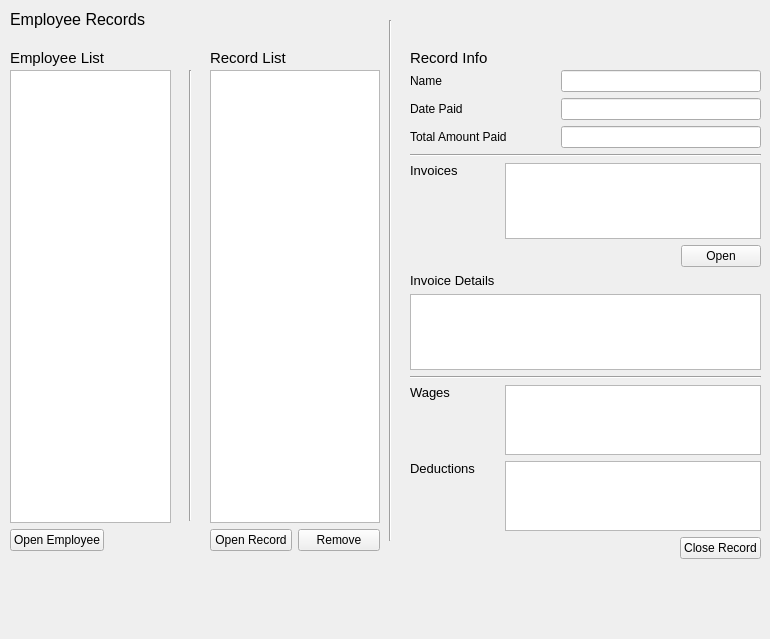
      <widget class="QWidget" name="tab">
       <attribute name="title">
        <string>Records</string>
       </attribute>
       <widget class="Line" name="line_9">
        <property name="geometry">
         <rect>
          <x>180</x>
          <y>70</y>
          <width>20</width>
          <height>451</height>
         </rect>
        </property>
        <property name="orientation">
         <enum>Qt::Vertical</enum>
        </property>
       </widget>
       <widget class="Line" name="line_10">
        <property name="geometry">
         <rect>
          <x>380</x>
          <y>20</y>
          <width>20</width>
          <height>521</height>
         </rect>
        </property>
        <property name="orientation">
         <enum>Qt::Vertical</enum>
        </property>
       </widget>
       <widget class="QLabel" name="label_35">
        <property name="geometry">
         <rect>
          <x>10</x>
          <y>50</y>
          <width>101</width>
          <height>16</height>
         </rect>
        </property>
        <property name="font">
         <font>
          <pointsize>11</pointsize>
         </font>
        </property>
        <property name="text">
         <string>Employee List</string>
        </property>
       </widget>
       <widget class="QLabel" name="label_36">
        <property name="geometry">
         <rect>
          <x>210</x>
          <y>50</y>
          <width>91</width>
          <height>16</height>
         </rect>
        </property>
        <property name="font">
         <font>
          <pointsize>11</pointsize>
         </font>
        </property>
        <property name="text">
         <string>Record List</string>
        </property>
       </widget>
       <widget class="QLabel" name="label_30">
        <property name="geometry">
         <rect>
          <x>10</x>
          <y>10</y>
          <width>136</width>
          <height>19</height>
         </rect>
        </property>
        <property name="font">
         <font>
          <pointsize>12</pointsize>
         </font>
        </property>
        <property name="text">
         <string>Employee Records</string>
        </property>
       </widget>
       <widget class="QWidget" name="layoutWidget">
        <property name="geometry">
         <rect>
          <x>10</x>
          <y>70</y>
          <width>161</width>
          <height>481</height>
         </rect>
        </property>
        <layout class="QVBoxLayout" name="verticalLayout_14">
         <item>
          <widget class="QListWidget" name="recordTable"/>
         </item>
         <item alignment="Qt::AlignLeft">
          <widget class="QPushButton" name="pushButton_17">
           <property name="text">
            <string>Open Employee</string>
           </property>
          </widget>
         </item>
        </layout>
       </widget>
       <widget class="QWidget" name="widget" native="true">
        <property name="geometry">
         <rect>
          <x>300</x>
          <y>550</y>
          <width>120</width>
          <height>80</height>
         </rect>
        </property>
       </widget>
       <widget class="QLabel" name="label_38">
        <property name="geometry">
         <rect>
          <x>410</x>
          <y>50</y>
          <width>101</width>
          <height>16</height>
         </rect>
        </property>
        <property name="font">
         <font>
          <pointsize>11</pointsize>
         </font>
        </property>
        <property name="text">
         <string>Record Info</string>
        </property>
       </widget>
       <widget class="QWidget" name="layoutWidget">
        <property name="geometry">
         <rect>
          <x>210</x>
          <y>70</y>
          <width>170</width>
          <height>481</height>
         </rect>
        </property>
        <layout class="QVBoxLayout" name="verticalLayout_20">
         <item>
          <widget class="QListWidget" name="listWidget_9"/>
         </item>
         <item>
          <layout class="QHBoxLayout" name="horizontalLayout_30">
           <item>
            <widget class="QPushButton" name="pushButton_20">
             <property name="text">
              <string>Open Record</string>
             </property>
            </widget>
           </item>
           <item>
            <widget class="QPushButton" name="pushButton_22">
             <property name="text">
              <string>Remove</string>
             </property>
            </widget>
           </item>
          </layout>
         </item>
        </layout>
       </widget>
       <widget class="QWidget" name="layoutWidget">
        <property name="geometry">
         <rect>
          <x>410</x>
          <y>70</y>
          <width>351</width>
          <height>489</height>
         </rect>
        </property>
        <layout class="QVBoxLayout" name="verticalLayout_19">
         <item>
          <layout class="QHBoxLayout" name="horizontalLayout_17">
           <item>
            <widget class="QLabel" name="label_6">
             <property name="text">
              <string>Name</string>
             </property>
            </widget>
           </item>
           <item alignment="Qt::AlignRight">
            <widget class="QLineEdit" name="lineEdit_8">
             <property name="sizePolicy">
              <sizepolicy hsizetype="Fixed" vsizetype="Fixed">
               <horstretch>0</horstretch>
               <verstretch>0</verstretch>
              </sizepolicy>
             </property>
             <property name="minimumSize">
              <size>
               <width>200</width>
               <height>0</height>
              </size>
             </property>
             <property name="readOnly">
              <bool>true</bool>
             </property>
            </widget>
           </item>
          </layout>
         </item>
         <item>
          <layout class="QHBoxLayout" name="horizontalLayout_26">
           <item>
            <widget class="QLabel" name="label_29">
             <property name="text">
              <string>Date Paid</string>
             </property>
            </widget>
           </item>
           <item alignment="Qt::AlignRight">
            <widget class="QLineEdit" name="lineEdit_9">
             <property name="sizePolicy">
              <sizepolicy hsizetype="Fixed" vsizetype="Fixed">
               <horstretch>0</horstretch>
               <verstretch>0</verstretch>
              </sizepolicy>
             </property>
             <property name="minimumSize">
              <size>
               <width>200</width>
               <height>0</height>
              </size>
             </property>
             <property name="readOnly">
              <bool>true</bool>
             </property>
            </widget>
           </item>
          </layout>
         </item>
         <item>
          <layout class="QHBoxLayout" name="horizontalLayout_25">
           <item>
            <widget class="QLabel" name="label_31">
             <property name="text">
              <string>Total Amount Paid</string>
             </property>
            </widget>
           </item>
           <item>
            <widget class="QLineEdit" name="lineEdit_10">
             <property name="sizePolicy">
              <sizepolicy hsizetype="Fixed" vsizetype="Fixed">
               <horstretch>0</horstretch>
               <verstretch>0</verstretch>
              </sizepolicy>
             </property>
             <property name="minimumSize">
              <size>
               <width>200</width>
               <height>0</height>
              </size>
             </property>
             <property name="readOnly">
              <bool>true</bool>
             </property>
            </widget>
           </item>
          </layout>
         </item>
         <item>
          <layout class="QVBoxLayout" name="verticalLayout_15">
           <item>
            <widget class="Line" name="line_12">
             <property name="orientation">
              <enum>Qt::Horizontal</enum>
             </property>
            </widget>
           </item>
           <item>
            <layout class="QHBoxLayout" name="horizontalLayout_27">
             <item alignment="Qt::AlignTop">
              <widget class="QLabel" name="label_32">
               <property name="font">
                <font>
                 <pointsize>10</pointsize>
                </font>
               </property>
               <property name="text">
                <string>Invoices</string>
               </property>
              </widget>
             </item>
             <item alignment="Qt::AlignRight">
              <widget class="QListWidget" name="listWidget_6"/>
             </item>
            </layout>
           </item>
           <item alignment="Qt::AlignRight">
            <widget class="QPushButton" name="pushButton_19">
             <property name="text">
              <string>Open</string>
             </property>
            </widget>
           </item>
           <item>
            <widget class="QLabel" name="label_37">
             <property name="font">
              <font>
               <pointsize>10</pointsize>
              </font>
             </property>
             <property name="text">
              <string>Invoice Details</string>
             </property>
            </widget>
           </item>
           <item>
            <widget class="QTextEdit" name="textEdit_4">
             <property name="readOnly">
              <bool>true</bool>
             </property>
            </widget>
           </item>
          </layout>
         </item>
         <item>
          <widget class="Line" name="line_11">
           <property name="orientation">
            <enum>Qt::Horizontal</enum>
           </property>
          </widget>
         </item>
         <item>
          <layout class="QHBoxLayout" name="horizontalLayout_18">
           <item alignment="Qt::AlignTop">
            <widget class="QLabel" name="label_34">
             <property name="font">
              <font>
               <pointsize>10</pointsize>
              </font>
             </property>
             <property name="text">
              <string>Wages</string>
             </property>
            </widget>
           </item>
           <item alignment="Qt::AlignRight">
            <widget class="QListWidget" name="listWidget_8"/>
           </item>
          </layout>
         </item>
         <item>
          <layout class="QHBoxLayout" name="horizontalLayout_28">
           <item alignment="Qt::AlignTop">
            <widget class="QLabel" name="label_33">
             <property name="font">
              <font>
               <pointsize>10</pointsize>
              </font>
             </property>
             <property name="text">
              <string>Deductions</string>
             </property>
            </widget>
           </item>
           <item alignment="Qt::AlignRight">
            <widget class="QListWidget" name="listWidget_7"/>
           </item>
          </layout>
         </item>
         <item alignment="Qt::AlignRight">
          <widget class="QPushButton" name="pushButton_21">
           <property name="text">
            <string>Close Record</string>
           </property>
          </widget>
         </item>
        </layout>
       </widget>
       <zorder>line_9</zorder>
       <zorder>line_10</zorder>
       <zorder>label_35</zorder>
       <zorder>label_36</zorder>
       <zorder>layoutWidget</zorder>
       <zorder>label_30</zorder>
       <zorder>layoutWidget</zorder>
       <zorder>layoutWidget</zorder>
       <zorder>widget</zorder>
       <zorder>label_38</zorder>
      </widget>
